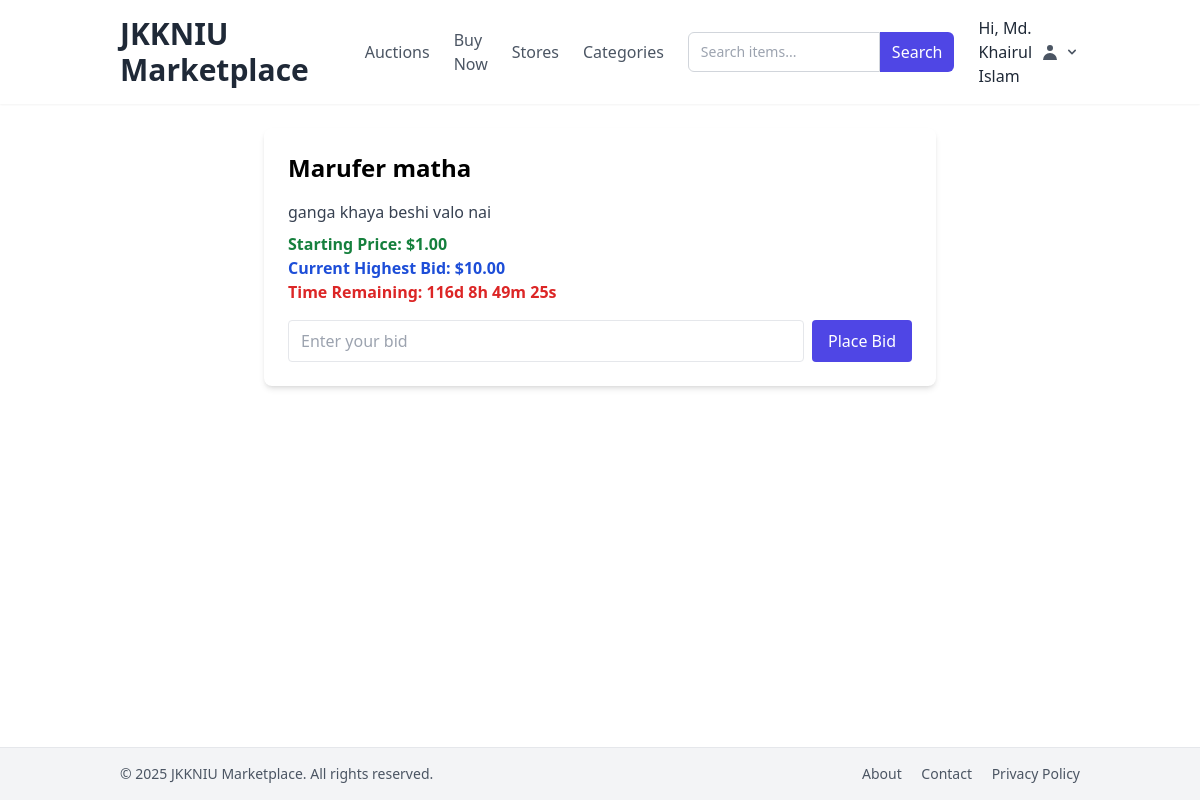
/auction_details.php?id=11 (signed in), run on the app's committed database.
### tables this page shows
CREATE TABLE `auctions` (
  `id` int(10) UNSIGNED NOT NULL,
  `seller_id` int(10) UNSIGNED NOT NULL,
  `minimum_price` decimal(10,2) DEFAULT 0.00,
  `current_holder_id` int(10) UNSIGNED DEFAULT NULL,
  `current_price` decimal(10,2) DEFAULT 0.00,
  `ends_at` datetime NOT NULL,
  `product_name` varchar(255) DEFAULT NULL,
  `category_name` varchar(255) DEFAULT NULL,
  `subcategory_name` varchar(255) DEFAULT NULL,
  `subsubcategory_name` varchar(255) DEFAULT NULL,
  `description` text DEFAULT NULL
);

### auction_details.php (the view, shortened to what this page needs)
<?php
require_once './config.php';
$auction_id = isset($_GET['id']) ? intval($_GET['id']) : 0;
$stmt = $pdo->prepare("SELECT * FROM auctions WHERE id = ?");
$stmt->execute([$auction_id]);
$auction = $stmt->fetch(PDO::FETCH_ASSOC);
$stmt5 = $pdo->prepare("SELECT MAX(amount) as highest_bid FROM bids WHERE auction_id = ?");
$stmt5->execute([$auction_id]);
$highest = $stmt5->fetch(PDO::FETCH_ASSOC);
$highest_bid = $highest['highest_bid'] ?? 0;
?>
<div class="max-w-2xl mx-auto bg-white shadow-md rounded-lg p-6 mt-6">
    <h2 class="text-2xl font-bold mb-4"><?= htmlspecialchars($auction['product_name']) ?></h2>
    <p class="mb-2 text-gray-700"><?= nl2br(htmlspecialchars($auction['description'])) ?></p>
    <p class="text-green-700 font-bold">
        Starting Price: $<?= number_format($auction['minimum_price'], 2) ?>
    </p>
    <p class="text-blue-700 font-bold">
        Current Highest Bid: $<?= number_format($highest_bid > 0 ? $highest_bid : $auction['minimum_price'], 2) ?>
    </p>
    <p class="text-red-600 font-bold mb-4">
        Time Remaining: <span id="countdown"></span>
    </p>
    <form method="POST" class="mt-4 flex gap-2">
        <input type="number" name="bid_amount" step="0.01" min="0"
               placeholder="Enter your bid"
               class="border rounded px-3 py-2 flex-1" required>
        <button type="submit"
                class="bg-indigo-600 text-white px-4 py-2 rounded hover:bg-indigo-700">
            Place Bid
        </button>
    </form>
</div>
<?php
include './lib/layout.php';

### data on the page
auctions: product_name "Marufer matha", description "ganga khaya beshi valo nai", minimum_price "1.00"

### other printed values
$_SESSION['user_name'] "Md. Khairul Islam"
$highest_bid > 0 ? $highest_bid : $auction['minimum_price'] "10.00"
